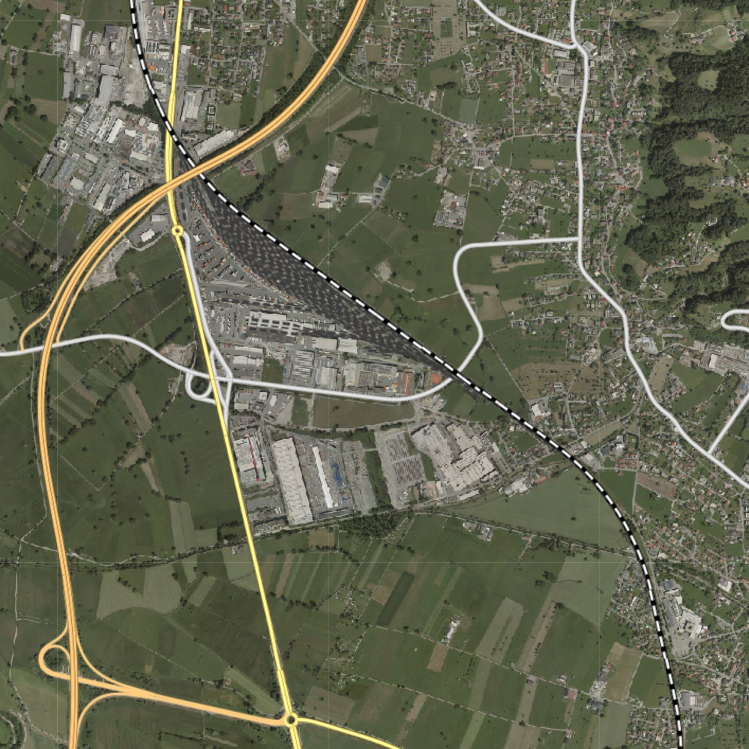
#> input picture exiercises/exercise_05/src/img.jpg, 1498 x 1498 px (shown at 1/2 size)
$ jupyter execute 2D-FFT_Template.ipynb
#> lines starting #> are read from the running program, lines starting #| are printed output that depends on the picture
# 2D-FFT with Map-Reduce

[cell 1]
import numpy as np
import matplotlib.pyplot as plt

# Assignment Tasks:

The ultimate target is to write a Map-Reduce program, that computes the two dimensional fast Fourier transform (2D-FFT) by

## Stage 1: FFT Basics

The fast Fourier transform (FFT) is an algorithm to transform a signal from the time domain to the frequency domain.

### 1D-FFT

To gain a feeling for the FFT, we first have a look at the 1D FFT
Note, how after computing the FFT, the scale of the axis change.

[cell 2]
samples = 1000                               #how many samples do we want
sampletime = 2                               #how long do we sample the signal in seconds
timestep = 1/samples * sampletime            #how much time passes between each sample (in seconds)

t = np.arange(0, sampletime, timestep)       #time vector

theta = 0                                    #phase of sine function, in radians
F = 3                                        #frequency of sine function
y1 = 1.2 * np.sin(2 * np.pi * F * t + theta);       #sine wave
y2 = 0.4 * np.sin(3 * 2 * np.pi * F * t + theta);
y3 = 0.2 * np.sin(5 * 2 * np.pi * F * t + theta);
y4 = 0.1 * np.sin(7 * 2 * np.pi * F * t + theta);
y = 0.5 + y1 + y2 + y3 + y4;

plt.plot(t, y)
plt.show()
#> figure, not shown here; curve peaks at x = 1.02, y = 1.57

y1 = 1.2 * np.sin(2 * np.pi * F * t + theta);       #sine wave
y2 = 0.4 * np.sin(2 * 2 * np.pi * F * t + theta);
y = 0.5 + y1 + y2;

plt.plot(t, y)
plt.show()
#> figure, not shown here; curve peaks at x = 0.06, y = 1.89

y1 = 1.2 * np.sin(2 * np.pi * F * t + theta);       #sine wave
y2 = 0.4 * np.sin(3 * 2 * np.pi * F * t + theta);
y = 0.5 + y1 + y2;

plt.plot(t, y)
plt.show()
#> figure, not shown here; curve peaks at x = 0.458, y = 1.63

[cell 3]
samples = 80                                 #how many samples do we want
sampletime = 2                               #how long do we sample the signal in seconds
timestep = 1/samples * sampletime            #how much time passes between each sample (in seconds)

t = np.arange(0, sampletime, timestep)       #time vector

theta = 0                                    #phase of sine function, in radians
F = 6                                       #frequency of sine function
y = np.sin(2 * np.pi * F * t + theta);       #sine wave

fft = abs(np.fft.fft(y))
#fft = np.fft.fft(y)
#print(np.fft.fft(y))

freq = np.fft.fftfreq(samples, d=timestep)   #in the frequency domain, the x-axis has a different meaning
#print(freq)

plt.subplot(131)
plt.plot(t, y)

#without
plt.subplot(132)
plt.plot(fft)

plt.subplot(133)
#plt.plot(freq[:8], fft[:8])
plt.plot(freq, fft)
plt.show()
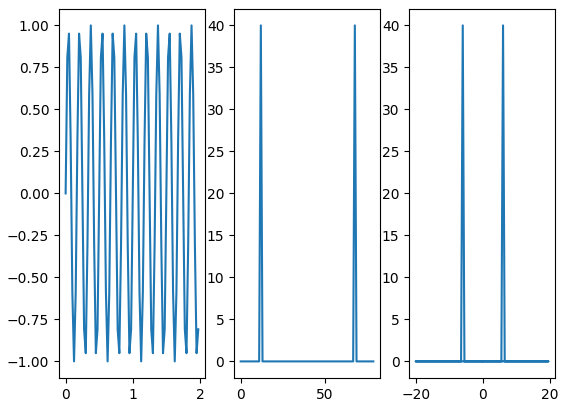
#> figure drawn by matplotlib, 3 panels; panel 1: curve peaks at x = 0.375, y = 1; panel 2: curve peaks at x = 12, y = 40

### Numpy native 2D-FFT

[cell 4]
import numpy as np
import matplotlib.pyplot as plt
from matplotlib import cm, colors

x = np.arange(-50, 51, 1)
X, Y = np.meshgrid(x, x)
wavelength = 10
angle = 90
grating = np.sin(
    2*np.pi*(X*np.cos(angle) + Y*np.sin(angle)) / wavelength
)

fig, axs = plt.subplots(1, 2, figsize=(10, 10), sharex=True)

plt.set_cmap("gray")
pcm0 = axs[0].imshow(grating)
fig.colorbar(pcm0, ax=axs[0], shrink=0.35)


# Calculate Fourier transform of grating
#ft = np.fft.ifftshift(grating)
#ft = np.fft.fft2(ft)
#ft = np.fft.fftshift(ft)

ft = np.fft.fft2(grating)

pcm1 = axs[1].imshow(abs(ft))
fig.colorbar(pcm1, ax=axs[1], shrink=0.35)

#plt.xlim([480, 520])
#plt.ylim([520, 480])  # Note, order is reversed for y
plt.show()
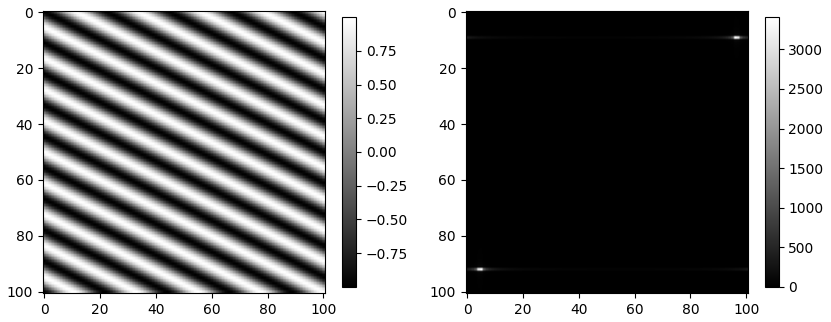
#> figure drawn by matplotlib, 4 panels

[cell 5]
#see: https://thepythoncodingbook.com/2021/08/30/2d-fourier-transform-in-python-and-fourier-synthesis-of-images/
dim = 20
wavelength = 4
angle = 30

x = np.arange(0, dim, 1)
X, Y = np.meshgrid(x, x)
image = np.sin(
    2*np.pi*(X*np.cos(angle) + Y*np.sin(angle)) / wavelength
)
plt.set_cmap("gray")
plt.imshow(image)
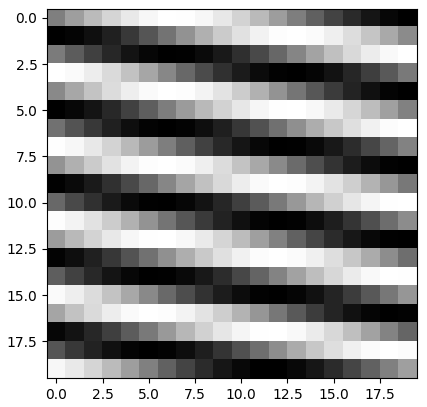
#> figure drawn by matplotlib, 1 panel

[cell 6]
dim = 4
wavelength = 4
angle = 30
x = np.arange(0, dim, 1)
X, Y = np.meshgrid(x, x)
image = np.sin(2*np.pi*(X*np.cos(angle) + Y*np.sin(angle)) / wavelength)

ft = np.fft.fft2(image)

plt.set_cmap("gray")
plt.subplot(121)
plt.imshow(image)

plt.subplot(122)
plt.imshow(abs(ft))
plt.show()
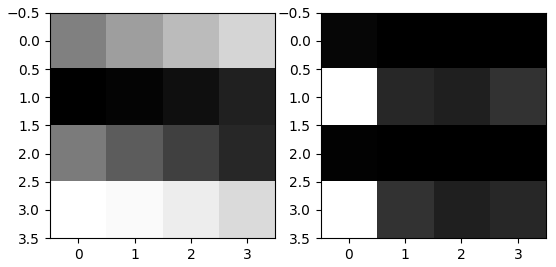
#> figure drawn by matplotlib, 2 panels

print(ft)
print(abs(ft))

### Do-it-youself: serial implementation of a 2D-FFT consisting out of two 1D-FFTs

[cell 7]
def serial_fft2(image):
    """Compute the 2D FFT using two sets of 1D FFTs."""
    rows, columns = image.shape
    intermediate = np.empty((rows, columns), dtype=complex)
    transformed = np.empty((rows, columns), dtype=complex)

    # Equation (3): transform rows
    for i in range(rows):
        intermediate[i, :] = np.fft.fft(image[i, :])

    # Equation (4): transform columns
    for j in range(columns):
        transformed[:, j] = np.fft.fft(intermediate[:, j].copy())

    return transformed


serial_ft = serial_fft2(image)

plt.subplot(121)
plt.imshow(image)
plt.title("Input image")

plt.subplot(122)
plt.imshow(abs(serial_ft))
plt.title("Serial 2D FFT")
plt.show()
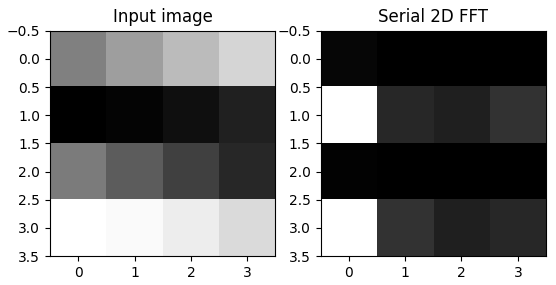
#> figure drawn by matplotlib, 2 panels

[cell 8]
# The loop-based direct DFT needs about 2 * 1498**3 = 6.7 billion steps.
# serial_fft2 uses the same formula with matrix multiplication to avoid Python loops.
# This is still an O(n**3) direct 2D DFT; the weights use O(n**2) memory.
from time import perf_counter
image_filename = "img.jpg"
image = plt.imread(image_filename)
#> image is the input picture: shape (1498, 1498, 3); mean R, G, B 99.4, 101.2, 80.7
image = image[:, :, :3].mean(axis=2)  # Convert to grayscale
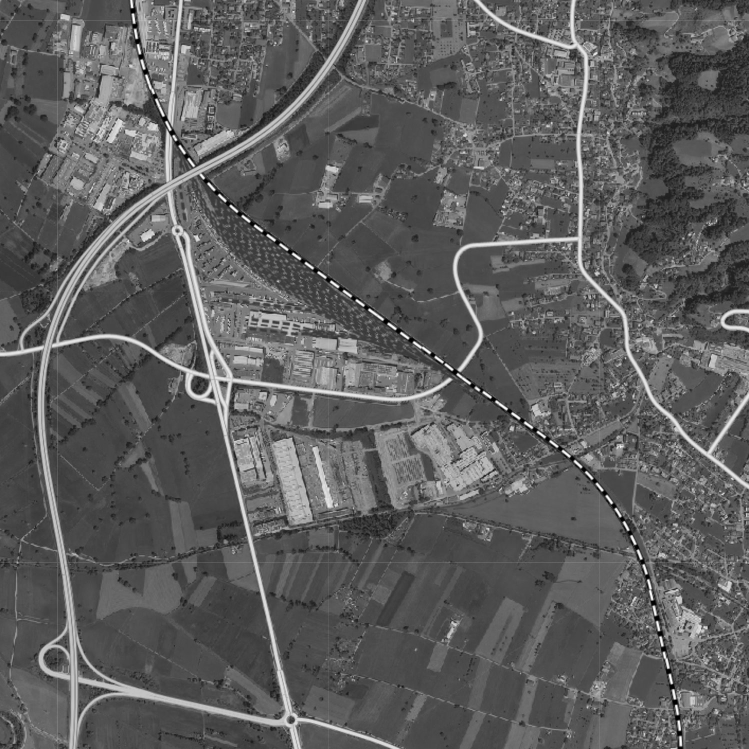
#> image: shape (1498, 1498) float64 (shown at 1/2 size); min 0, max 255, mean 93.8

start = perf_counter()
serial_ft = serial_fft2(image)
print(f"Direct 2D DFT of {image.shape}: {perf_counter() - start:.2f} seconds")

plt.figure(figsize=(10, 4))
plt.subplot(121)
plt.imshow(image)
plt.title("Input image")

plt.subplot(122)
plt.imshow(np.log1p(abs(serial_ft)))
plt.title("Direct 2D DFT (log magnitude)")
plt.show()
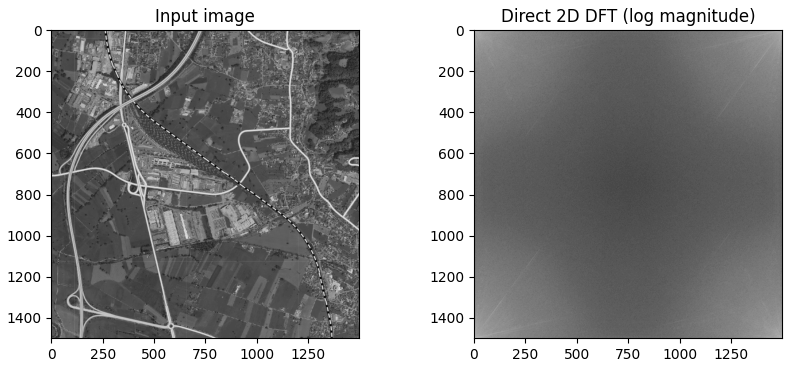
#> figure drawn by matplotlib, 2 panels

### Image:
Güterbahnhof Wolfsburg

https://commons.wikimedia.org/wiki/File:G%C3%BCterbahnhof_Wolfurt_Satellitenbild_mit_Verkehrsnetz.jpg

(C) Creative Commons

[cell 9]
image_filename = "img.jpg"

image_dimension = 1498  #Image has 1498 x 1498 pixels = 2244004
#print(image_dimension)
compression_rate = 0.01 #0.01 = 1%
compressed_dimension = int(np.sqrt(compression_rate * (image_dimension * image_dimension)))
#print(compressed_dimension)
frame = int((image_dimension - compressed_dimension)/2)
#print(frame)

def remove_high_frequencies_unshifted(img, border):
    #img[:border*2, :] = 0
    img[-border*2:, :] = 0
    #img[:, :border*2] = 0
    #img[:, -border*2:] = 0
    return img

def remove_high_frequencies_black(img, border):
    img[:border, :] = 1
    img[-border:, :] = 1
    img[:, :border] = 1
    img[:, -border:] = 1
    return img

def remove_high_frequencies_white(img, border):
    img[:border, :] = 0
    img[-border:, :] = 0
    img[:, :border] = 0
    img[:, -border:] = 0
    return img

def comp_2dft(input):
    ft = np.fft.ifftshift(input)
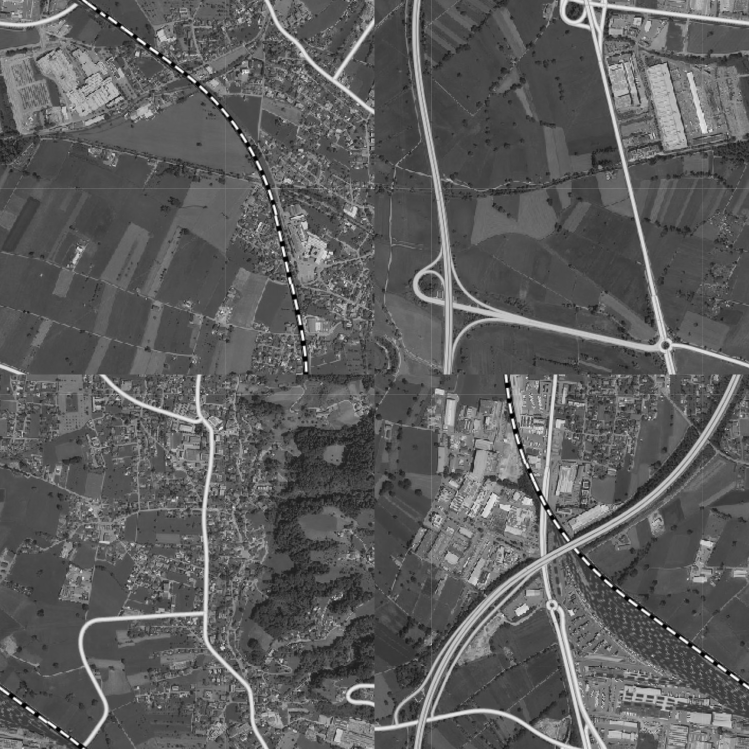
#> ft: shape (1498, 1498) float64 (shown at 1/2 size); min 0, max 255, mean 93.8
    ft = np.fft.fft2(ft)
    return np.fft.fftshift(ft)

def comp_2dift(input):
    ift = np.fft.ifftshift(input)
    ift = np.fft.ifft2(ift)
    return np.fft.fftshift(ift)

# Read and process image
image = plt.imread(image_filename)
image = image[:, :, :3].mean(axis=2)  # Convert to grayscale

ft = comp_2dft(image)
padded = remove_high_frequencies_black(ft.copy(), frame)
ift = comp_2dift(padded)

plt.figure(figsize=(18,15))
plt.set_cmap("gray")

plt.subplot(221)
plt.imshow(image)
plt.axis("off")

plt.subplot(222)
plt.imshow(np.log(abs(ft)))
plt.axis("off")

plt.subplot(223)
plt.imshow(np.log(abs(padded)))
plt.axis("off")

plt.subplot(224)
plt.imshow(abs(ift))
plt.axis("off")
plt.show()
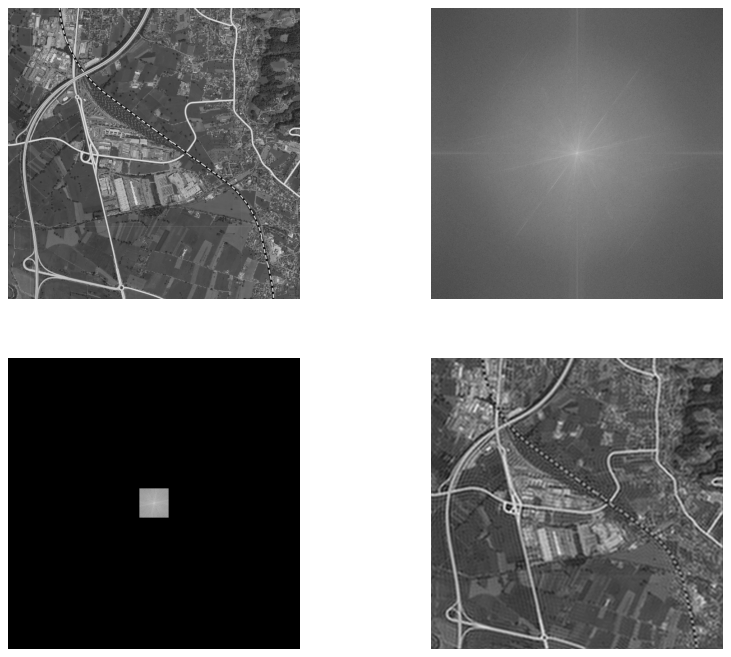
#> figure drawn by matplotlib, 4 panels

# Task 1: Implement the Mapper

### Now we have to write the code for the mapper function.
TBD

[cell 10]
#!/usr/bin/env python

import sys
import numpy as np

def mapper(textinput):
    output = []

    for row_idx, line in enumerate(textinput.strip().splitlines()):
        row = np.fromstring(line, sep=",")

        # Equation (3): 1D FFT along the row
        transformed = np.fft.fft(row)

        for col_idx, value in enumerate(transformed):
            # Key: column index
            # Value: row index and transformed value
            output.append(f"{col_idx}\t{row_idx}\t{value}")

    return "\n".join(output)

# Task 2: Implement the Reducer

TBD

### Write the reducer

TBD

It outputs the result of the 2D-FFT column-wise.

[cell 11]
input = "1, 2, 3, 4, 5\n6, 7, 8, 9, 10\n11, 12, 13, 14, 15\n16, 17, 18, 19, 20\n21, 22, 23, 24, 25"
output = mapper(input);
output=sorted(output.split('\n'));
output='\n'.join(output);

[cell 12]
#!/usr/bin/env python

import sys
import numpy as np

# First, the reducer iterates over columns in numerical order
# Second, each column's entries are sorted by row index to reconstruct the correct order
# This matters because FFT input order is significant. Rearranging values would change the result

def reducer(textinput):
    column_temp = {}

    # Group values by column
    for line in textinput.strip().splitlines():
        col_idx, row_idx, value = line.split("\t")

        col_idx = int(col_idx)
        row_idx = int(row_idx)
        value = complex(value)

        column_temp.setdefault(col_idx, []).append((row_idx, value))

    output = []

    # Every reconstructed column is transformed independently
    for col_idx in sorted(column_temp):
        # Restore original row order
        entries = sorted(column_temp[col_idx])
        column = np.array([value for _, value in entries])

        # Equation (4): 1D FFT along the column
        transformed = np.fft.fft(column)

        for row_idx, value in enumerate(transformed):
            output.append(f"{row_idx}\t{col_idx}\t{value}")

    return "\n".join(output)

# Task 3: Test the Full "Pipeline" Without Hadoop Streaming

### Tiny Test Case

TBD

[cell 13]
input = "1, 2, 3, 4, 5\n6, 7, 8, 9, 10\n11, 12, 13, 14, 15\n16, 17, 18, 19, 20\n21, 22, 23, 24, 25"
output = mapper(input);
output=sorted(output.split('\n'))
output='\n'.join(output)
print("Reducer Output: \n============================\n")
output = reducer(output)
print(output)

# Task 4: Plot and Validate the Results

### Now use the visualization function to plot our results

[cell 14]
# Reconstruct the 2D FFT result from the reducer output
image = np.array([[float(value) for value in line.split(",")]
                  for line in input.strip().splitlines()])

mapreduce_ft = np.zeros(image.shape, dtype=complex)
for line in output.splitlines():
    row_idx, col_idx, value = line.split("\t")
    mapreduce_ft[int(row_idx), int(col_idx)] = complex(value)

# Validate against NumPy's 2D FFT
reference_ft = np.fft.fft2(image)
print("Matches NumPy FFT:", np.allclose(mapreduce_ft, reference_ft))
print("Maximum absolute error:", np.max(np.abs(mapreduce_ft - reference_ft)))

plt.figure(figsize=(12, 4))
plt.set_cmap("gray")

plt.subplot(131)
plt.imshow(image)
plt.title("Input image")

plt.subplot(132)
plt.imshow(abs(mapreduce_ft))
plt.title("MapReduce 2D FFT")

plt.subplot(133)
plt.imshow(abs(reference_ft))
plt.title("NumPy 2D FFT")

plt.tight_layout()
plt.show()
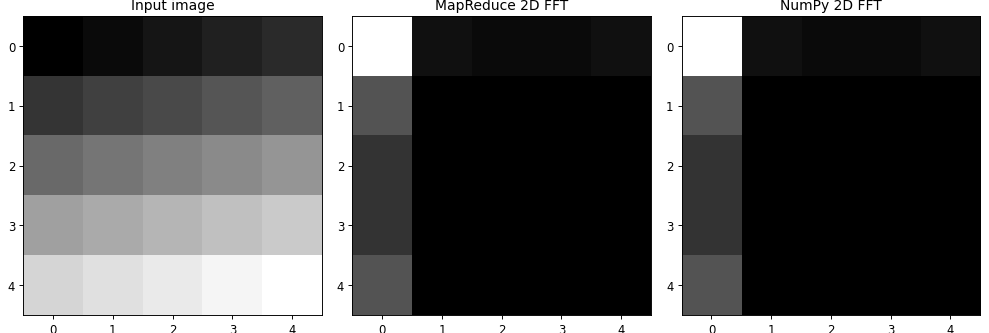
#> figure drawn by matplotlib, 3 panels
